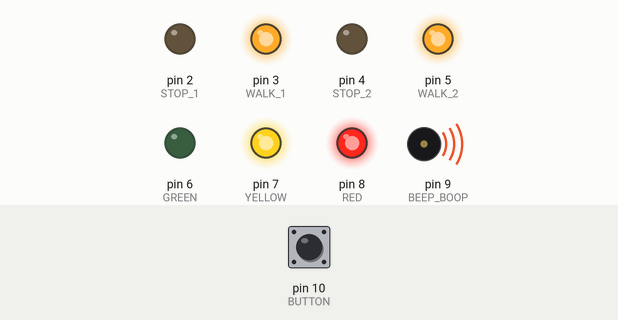
Recording of a sketch running on a simulated Arduino Uno, built with avr-gcc and run on an emulated ATmega328P. On the bench: output pins drawn as LEDs (lit = HIGH), buzzer (waves = sounding, pin HIGH). The inputs (shaded band) are chosen by the test bench; at power-on: pin 10 (BUTTON) HIGH.

Above: at 1.2 s.
1.3 s: pin 10 (BUTTON) pulled LOW for 0.15 s
At 1.8 s:
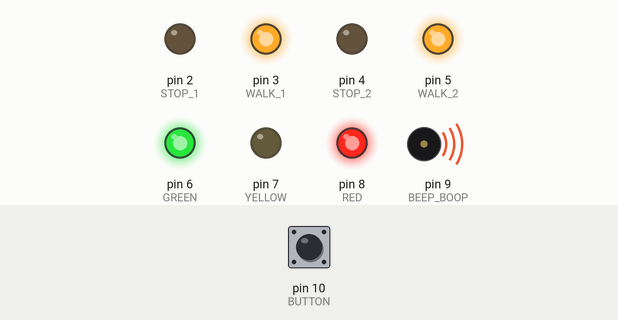
At 5.3 s:
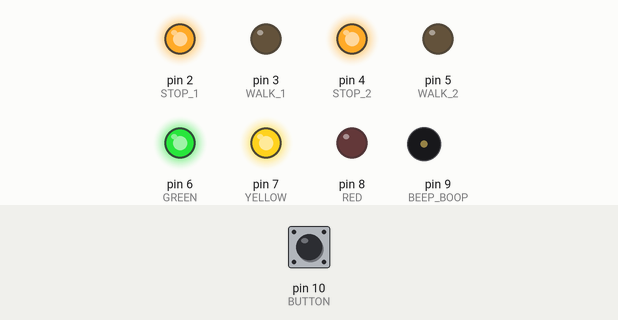
Timing chart, 0 to 20.8 s (numbered marks = the images above; inputs shaded):
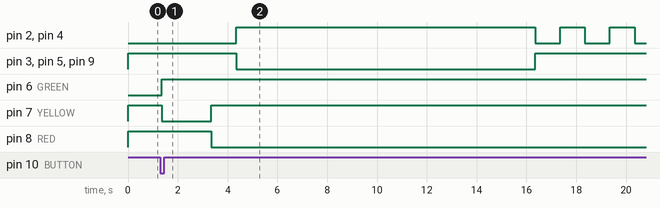

Measured:
- after the input at 1.3 s, pin 2 (STOP_1): LOW → HIGH after 3.1 s, then repeats every 2.0 s: LOW 1.0 s, HIGH 1.0 s; pin 3 (WALK_1): HIGH → LOW after 3.1 s, → HIGH 12.0 s later

The sketch:

beep-boop.ino
```cpp
#define RED 8
#define YELLOW 7
#define GREEN 6

#define WALK_1 3
#define STOP_1 2

#define WALK_2 5
#define STOP_2 4

#define BEEP_BOOP 9

#define BUTTON 10

#define WALK_ON_TIME 12
#define STOP_ON_TIME 6

#define STOP_FLASHES 3

#define YELLOW_ON_TIME 2
#define RED_ON_TIME 1

void setup() {
  pinMode(RED, OUTPUT);
  pinMode(YELLOW, OUTPUT);
  pinMode(GREEN, OUTPUT);
  pinMode(WALK_1, OUTPUT);
  pinMode(STOP_1, OUTPUT);
  pinMode(WALK_2, OUTPUT);
  pinMode(STOP_2, OUTPUT);
  pinMode(BEEP_BOOP, OUTPUT);
  pinMode(BUTTON, INPUT_PULLUP);

  digitalWrite(RED, HIGH);
  digitalWrite(YELLOW, HIGH);
  digitalWrite(GREEN, HIGH);
  digitalWrite(WALK_1, HIGH);
  digitalWrite(WALK_2, HIGH);
  digitalWrite(STOP_1, HIGH);
  digitalWrite(STOP_2, HIGH);
  digitalWrite(BEEP_BOOP, HIGH);

  Serial.begin(9600);
}

void loop() {
  digitalWrite(STOP_1, LOW);
  digitalWrite(STOP_2, LOW);
  state_green_wait();
  state_yellow();
  state_red();
  digitalWrite(STOP_1, HIGH);
  digitalWrite(STOP_2, HIGH);
  state_walk();
  state_stop();
  digitalWrite(STOP_1, LOW);
  digitalWrite(STOP_2, LOW);
  state_red();
}

void state_green_wait() {
 digitalWrite(GREEN, LOW);
  for(;;) {
    if(digitalRead(BUTTON) == LOW){
      delay(50);
      if(digitalRead(BUTTON) == LOW){
       break;
      }
    }
  }
  digitalWrite(GREEN, HIGH);
}

void state_yellow() {
  digitalWrite(YELLOW, LOW);
  delay(YELLOW_ON_TIME * 1000);
  digitalWrite(YELLOW, HIGH);
}

void state_red() {
  digitalWrite(RED, LOW);
  delay(RED_ON_TIME * 1000);
  digitalWrite(RED, HIGH);
}

void state_walk() {
  digitalWrite(WALK_1, LOW);
  digitalWrite(WALK_2, LOW);
  digitalWrite(BEEP_BOOP, LOW);
  digitalWrite(RED, LOW);
  delay(WALK_ON_TIME * 1000);
  digitalWrite(WALK_1, HIGH);
  digitalWrite(WALK_2, HIGH);
  digitalWrite(BEEP_BOOP, HIGH);
  digitalWrite(RED, HIGH);
}

void state_stop() {
  digitalWrite(RED, LOW);
  for(int i = 0; i < STOP_FLASHES; i++) {
    digitalWrite(STOP_1, LOW);
    digitalWrite(STOP_2, LOW);
    delay(((STOP_ON_TIME / STOP_FLASHES) * 1000) / 2);
    digitalWrite(STOP_1, HIGH);
    digitalWrite(STOP_2, HIGH);
    delay(((STOP_ON_TIME / STOP_FLASHES) * 1000) / 2);
  }
  digitalWrite(RED, HIGH);
}
```
